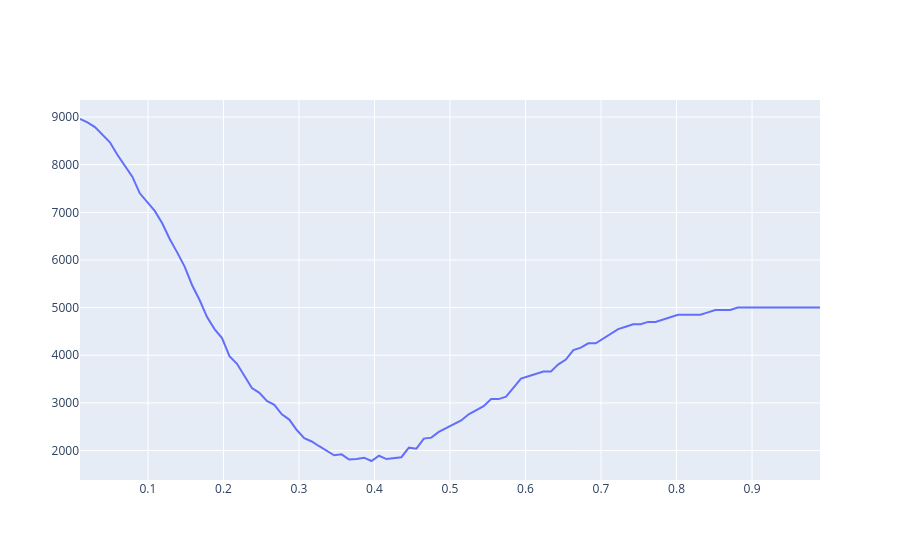

Notebook code for this chart:
### Markdown cell above
# Wykres

### Code cell
import plotly.graph_objects as go
import numpy as np
from sklearn.metrics import confusion_matrix

# 1. Przygotowanie szerszego zakresu progów do wykresu
thresholds = np.linspace(0.01, 0.99, 100)
costs = []
fp_counts = []
fn_counts = []

for t in thresholds:
    y_pred = (y_probs >= t).astype(int)
    tn, fp, fn, tp = confusion_matrix(y_true, y_pred).ravel()
    
    total_cost = (fp * FP_COST) + (fn * FN_COST)
    costs.append(total_cost)
    fp_counts.append(fp)
    fn_counts.append(fn)

# 2. Tworzenie interaktywnego wykresu w Plotly
fig = go.Figure()

# Linia kosztu całkowitego
fig.add_trace(go.Scatter(
    x=thresholds, y=costs,
    mode='lines',
    name='Łączny Koszt (PLN)'
))



fig.show()
